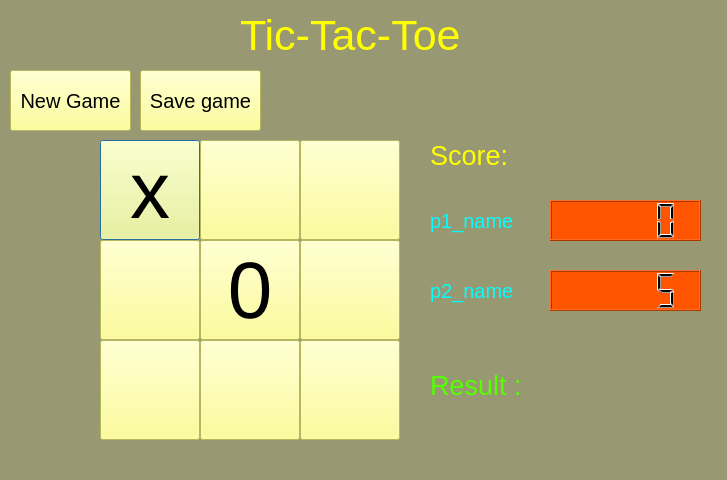
<?xml version="1.0" encoding="UTF-8"?>
<ui version="4.0">
 <class>Dialog</class>
 <widget class="QDialog" name="Dialog">
  <property name="geometry">
   <rect>
    <x>0</x>
    <y>0</y>
    <width>727</width>
    <height>480</height>
   </rect>
  </property>
  <property name="windowTitle">
   <string>Tic-tac-toe</string>
  </property>
  <property name="toolTip">
   <string notr="true"/>
  </property>
  <property name="autoFillBackground">
   <bool>false</bool>
  </property>
  <property name="styleSheet">
   <string notr="true">
background-color: rgb(152, 152, 114);</string>
  </property>
  <widget class="QPushButton" name="square11">
   <property name="geometry">
    <rect>
     <x>100</x>
     <y>140</y>
     <width>100</width>
     <height>100</height>
    </rect>
   </property>
   <property name="font">
    <font>
     <pointsize>60</pointsize>
    </font>
   </property>
   <property name="cursor">
    <cursorShape>PointingHandCursor</cursorShape>
   </property>
   <property name="styleSheet">
    <string notr="true">background-color: rgb(255, 255, 127);</string>
   </property>
   <property name="text">
    <string>x</string>
   </property>
  </widget>
  <widget class="QPushButton" name="square21">
   <property name="geometry">
    <rect>
     <x>100</x>
     <y>240</y>
     <width>100</width>
     <height>100</height>
    </rect>
   </property>
   <property name="font">
    <font>
     <pointsize>60</pointsize>
    </font>
   </property>
   <property name="cursor">
    <cursorShape>PointingHandCursor</cursorShape>
   </property>
   <property name="styleSheet">
    <string notr="true">background-color: rgb(255, 255, 127);</string>
   </property>
   <property name="text">
    <string/>
   </property>
  </widget>
  <widget class="QPushButton" name="square13">
   <property name="geometry">
    <rect>
     <x>300</x>
     <y>140</y>
     <width>100</width>
     <height>100</height>
    </rect>
   </property>
   <property name="font">
    <font>
     <pointsize>60</pointsize>
    </font>
   </property>
   <property name="cursor">
    <cursorShape>PointingHandCursor</cursorShape>
   </property>
   <property name="styleSheet">
    <string notr="true">background-color: rgb(255, 255, 127);</string>
   </property>
   <property name="text">
    <string/>
   </property>
  </widget>
  <widget class="QPushButton" name="square12">
   <property name="geometry">
    <rect>
     <x>200</x>
     <y>140</y>
     <width>100</width>
     <height>100</height>
    </rect>
   </property>
   <property name="font">
    <font>
     <pointsize>60</pointsize>
    </font>
   </property>
   <property name="cursor">
    <cursorShape>PointingHandCursor</cursorShape>
   </property>
   <property name="styleSheet">
    <string notr="true">background-color: rgb(255, 255, 127);</string>
   </property>
   <property name="text">
    <string/>
   </property>
  </widget>
  <widget class="QPushButton" name="square22">
   <property name="geometry">
    <rect>
     <x>200</x>
     <y>240</y>
     <width>100</width>
     <height>100</height>
    </rect>
   </property>
   <property name="font">
    <font>
     <pointsize>60</pointsize>
    </font>
   </property>
   <property name="cursor">
    <cursorShape>PointingHandCursor</cursorShape>
   </property>
   <property name="styleSheet">
    <string notr="true">background-color: rgb(255, 255, 127);</string>
   </property>
   <property name="text">
    <string>0</string>
   </property>
  </widget>
  <widget class="QPushButton" name="square23">
   <property name="geometry">
    <rect>
     <x>300</x>
     <y>240</y>
     <width>100</width>
     <height>100</height>
    </rect>
   </property>
   <property name="font">
    <font>
     <pointsize>60</pointsize>
    </font>
   </property>
   <property name="cursor">
    <cursorShape>PointingHandCursor</cursorShape>
   </property>
   <property name="styleSheet">
    <string notr="true">background-color: rgb(255, 255, 127);</string>
   </property>
   <property name="text">
    <string/>
   </property>
  </widget>
  <widget class="QPushButton" name="sqaure31">
   <property name="geometry">
    <rect>
     <x>100</x>
     <y>340</y>
     <width>100</width>
     <height>100</height>
    </rect>
   </property>
   <property name="font">
    <font>
     <pointsize>60</pointsize>
    </font>
   </property>
   <property name="cursor">
    <cursorShape>PointingHandCursor</cursorShape>
   </property>
   <property name="styleSheet">
    <string notr="true">background-color: rgb(255, 255, 127);</string>
   </property>
   <property name="text">
    <string/>
   </property>
  </widget>
  <widget class="QPushButton" name="sqaure32">
   <property name="geometry">
    <rect>
     <x>200</x>
     <y>340</y>
     <width>100</width>
     <height>100</height>
    </rect>
   </property>
   <property name="font">
    <font>
     <pointsize>60</pointsize>
    </font>
   </property>
   <property name="cursor">
    <cursorShape>PointingHandCursor</cursorShape>
   </property>
   <property name="styleSheet">
    <string notr="true">background-color: rgb(255, 255, 127);</string>
   </property>
   <property name="text">
    <string/>
   </property>
  </widget>
  <widget class="QPushButton" name="sqaure33">
   <property name="geometry">
    <rect>
     <x>300</x>
     <y>340</y>
     <width>100</width>
     <height>100</height>
    </rect>
   </property>
   <property name="font">
    <font>
     <pointsize>60</pointsize>
    </font>
   </property>
   <property name="cursor">
    <cursorShape>PointingHandCursor</cursorShape>
   </property>
   <property name="styleSheet">
    <string notr="true">background-color: rgb(255, 255, 127);</string>
   </property>
   <property name="text">
    <string/>
   </property>
  </widget>
  <widget class="QLabel" name="label">
   <property name="geometry">
    <rect>
     <x>240</x>
     <y>0</y>
     <width>261</width>
     <height>71</height>
    </rect>
   </property>
   <property name="font">
    <font>
     <pointsize>32</pointsize>
    </font>
   </property>
   <property name="styleSheet">
    <string notr="true">
color: rgb(255, 255, 0);</string>
   </property>
   <property name="text">
    <string>Tic-Tac-Toe</string>
   </property>
  </widget>
  <widget class="QPushButton" name="new_button">
   <property name="geometry">
    <rect>
     <x>10</x>
     <y>70</y>
     <width>121</width>
     <height>61</height>
    </rect>
   </property>
   <property name="font">
    <font>
     <pointsize>15</pointsize>
    </font>
   </property>
   <property name="styleSheet">
    <string notr="true">background-color: rgb(255, 255, 127);</string>
   </property>
   <property name="text">
    <string>New Game</string>
   </property>
  </widget>
  <widget class="QPushButton" name="save_button">
   <property name="geometry">
    <rect>
     <x>140</x>
     <y>70</y>
     <width>121</width>
     <height>61</height>
    </rect>
   </property>
   <property name="font">
    <font>
     <pointsize>15</pointsize>
    </font>
   </property>
   <property name="styleSheet">
    <string notr="true">background-color: rgb(255, 255, 127);</string>
   </property>
   <property name="text">
    <string>Save game</string>
   </property>
  </widget>
  <widget class="QLabel" name="Score">
   <property name="geometry">
    <rect>
     <x>430</x>
     <y>130</y>
     <width>151</width>
     <height>51</height>
    </rect>
   </property>
   <property name="font">
    <font>
     <pointsize>20</pointsize>
    </font>
   </property>
   <property name="styleSheet">
    <string notr="true">color: rgb(255, 255, 0);</string>
   </property>
   <property name="text">
    <string>Score:</string>
   </property>
  </widget>
  <widget class="QLabel" name="player_1_name">
   <property name="geometry">
    <rect>
     <x>430</x>
     <y>190</y>
     <width>91</width>
     <height>61</height>
    </rect>
   </property>
   <property name="font">
    <font>
     <pointsize>15</pointsize>
    </font>
   </property>
   <property name="styleSheet">
    <string notr="true">color: rgb(0, 255, 255);</string>
   </property>
   <property name="text">
    <string>p1_name</string>
   </property>
  </widget>
  <widget class="QLabel" name="player_1_name_2">
   <property name="geometry">
    <rect>
     <x>430</x>
     <y>260</y>
     <width>91</width>
     <height>61</height>
    </rect>
   </property>
   <property name="font">
    <font>
     <pointsize>15</pointsize>
    </font>
   </property>
   <property name="styleSheet">
    <string notr="true">color: rgb(0, 255, 255);</string>
   </property>
   <property name="text">
    <string>p2_name</string>
   </property>
  </widget>
  <widget class="QLabel" name="Result">
   <property name="geometry">
    <rect>
     <x>430</x>
     <y>360</y>
     <width>151</width>
     <height>51</height>
    </rect>
   </property>
   <property name="font">
    <font>
     <pointsize>20</pointsize>
    </font>
   </property>
   <property name="toolTip">
    <string notr="true"/>
   </property>
   <property name="styleSheet">
    <string notr="true">color:rgb(85, 255, 0)</string>
   </property>
   <property name="text">
    <string>Result :</string>
   </property>
  </widget>
  <widget class="QLCDNumber" name="lcdNumber">
   <property name="geometry">
    <rect>
     <x>550</x>
     <y>200</y>
     <width>151</width>
     <height>41</height>
    </rect>
   </property>
   <property name="styleSheet">
    <string notr="true">background-color: rgb(255, 85, 0);</string>
   </property>
  </widget>
  <widget class="QLCDNumber" name="lcdNumber_2">
   <property name="geometry">
    <rect>
     <x>550</x>
     <y>270</y>
     <width>151</width>
     <height>41</height>
    </rect>
   </property>
   <property name="styleSheet">
    <string notr="true">background-color: rgb(255, 85, 0);</string>
   </property>
   <property name="value" stdset="0">
    <double>5.000000000000000</double>
   </property>
  </widget>
 </widget>
 <resources/>
 <connections/>
</ui>
